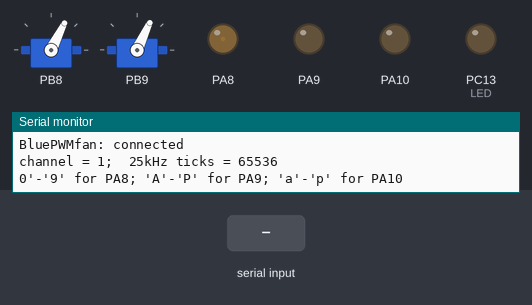
The sketch below on a simulated STM32 Blue Pill. Shown: 2 × servo, output pins drawn as LEDs (lit = HIGH), the last lines printed to the serial monitor. The test bench sets the inputs (shaded band).

Above: at 1.2 s.
1.3 s: "1" received over Serial
At 1.9 s:
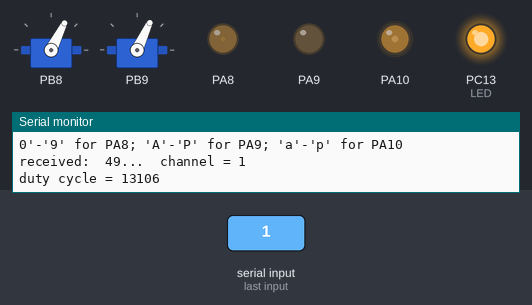
2.8 s: "0" received over Serial
At 3.1 s:
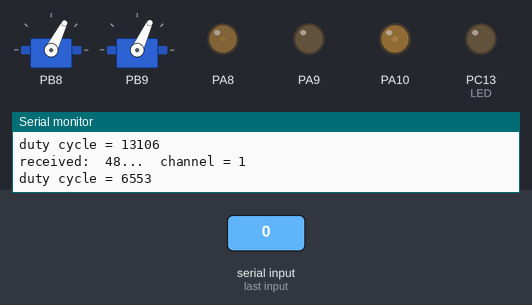
4.3 s: "2" received over Serial
At 5.4 s:
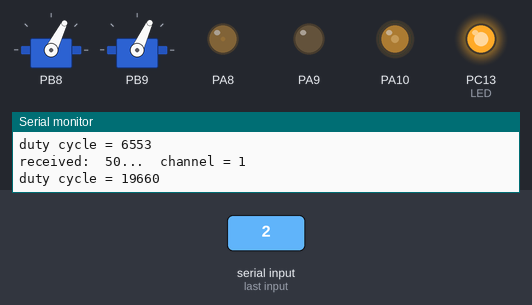
5.8 s: "2" received over Serial
At 6.6 s:
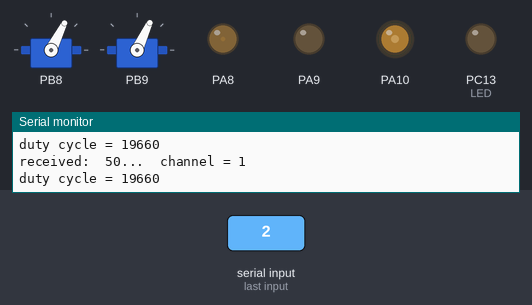
Timing chart, 0 to 8.3 s (numbered marks = the images above; inputs shaded):
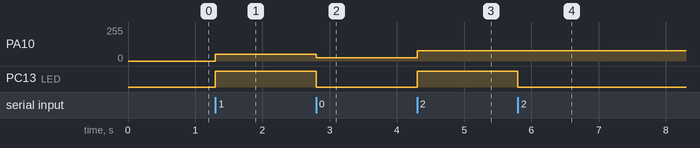

Measured:
- after the input at 1.3 s, PA10: 0/255 → 50/255 at once; PC13 (LED): LOW → HIGH at once
- after the input at 2.8 s, PA10: 50/255 → 25/255 at once; PC13 (LED): HIGH → LOW at once
- after the input at 4.3 s, PA10: 25/255 → 76/255 at once; PC13 (LED): LOW → HIGH at once
- after the input at 5.8 s, PC13 (LED): HIGH → LOW at once

The sketch:

BluePWMfan.ino
```cpp
#include <Servo.h>
// index fan[] based on 3 bits of ASCII values, with 4 lsb to set PWM duty cycle.
// https://blekenbleu.github.io/Arduino/SimHubPWMfans
// Arduino STMicroelectronics board library in /c/Users/bleke/AppData/Local/Arduino15/packages/
// specifically: hardware/stm32/2.0.0/cores/arduino/HardwareTimer.h and hardware/stm32/2.0.0/cores/arduino/stm32/pinmap.h

#define LED PC13			// Blue Pill green LED pin
Servo servo[4];				// Blue Pill has 7 5-Volt tolerant PWM pins; reserving 3 for fan PWM
byte offset[] = {63,65,0,0};	  // initial servo offsets:  unloaded arm angles
#if 0   // only for hobby servos
byte LUT[] = {0,8,12,16,20,24,28,32,36,40,45,51,57,64,74,84};  // tension steps
byte next = 0;				// delay clip LED turnoff if only one servo is 15
byte special = 0;			// commands in 4 lsb of 0x70
byte loading = 0;			// LUT loading index
char hex[] = "0123456789ABCDEF";
#endif

/* 4-wire fan;  keep duty cycle in the range of 1 to 99, avoiding 0 and 100
 ; PA8 is an Arduino macro fro digital pin;  needs conversion to an STM32 PinName (port and pin)
 ; https://github.com/stm32duino/wiki/wiki/HardwareTimer-library
 ; https://www.programmersought.com/article/42635087817/
 */
#define pin PA8
// for PA8-10, pinmap_peripheral() presumably returns TIM1
TIM_TypeDef *Instance = (TIM_TypeDef *)pinmap_peripheral(digitalPinToPinName(pin), PinMap_PWM);
HardwareTimer *MyTim = new HardwareTimer(Instance);
// extract channel number from STM32 PinName; should be 1-4 if including PA11 (in use by USB)
#define STPMAP(pin) STM_PIN_CHANNEL(pinmap_function(digitalPinToPinName(pin), PinMap_PWM))
uint32_t channel[] = {STPMAP(PA8), STPMAP(PA9), STPMAP(PA10)};

char hint[] = "0'-'9' for PA8; 'A'-'P' for PA9; 'a'-'p' for PA10";
char ch[] = "channel = ";
byte chn = 0;
uint32_t  ticks = 0;  // reduce overhead?
int hilo = LOW;

void setup() {			// setup() code runs once
  pinMode(LED, OUTPUT);		// initialize output digital pin connected to green LED
  digitalWrite(LED, hilo);	// turn on LED by pulling pin LOW
  servo[0].attach(PB8);		// Blue Pill 5V tolerant PWM pins
  servo[1].attach(PB9);
/*
  servo[2].attach(PB6);
  servo[3].attach(PB7);
 */
  for (int i = 0; i < 2; i++) {
    servo[i].write(offset[i]);	// initial servo positions
  }

/* channel, pin, frequency, duty cycle)  <- specifying both channel and pin seems redundant;
 * setPWM() seemingly accepts either pin number or name
 ; there are only a few alternate pin mappings for a timer's channels ..??
 ; https://www.stm32duino.com/viewtopic.php?t=550
 */
  MyTim->setPWM(channel[0], PA8, 25000, 1); // set 25kHz
  ticks = MyTim->getOverflow(TICK_FORMAT);  // how many ticks?
  // initialize the other PWM channels and pins
  MyTim->setMode(channel[1], TIMER_OUTPUT_COMPARE_PWM1, PA9);
  MyTim->setMode(channel[2], TIMER_OUTPUT_COMPARE_PWM1, PA10);
  // Initialize serial and wait for port to be opened:
  Serial.begin(115200);
  while (!Serial)
    delay(1);			// wait for native USB serial port to connect
  Serial.println("BluePWMfan: connected");
  Serial.print(ch);
  Serial.print(channel[chn]);
  Serial.print(";  25kHz ticks = ");
  Serial.println(ticks);
  Serial.println(hint);
}

// loop() is not REALLY a loop;
// it is just the designated user routine which Arduino main() calls often.
void loop() {
  if (0 < Serial.available()) {
    byte received = Serial.read();
    uint32_t dutycycle;

    if (10 == received) {
      return;
    }
    if (LOW == hilo)
      hilo = HIGH;
    else hilo = LOW;
    digitalWrite(LED, hilo);
    Serial.print("received:  ");
    Serial.print(received);
    Serial.print("...  ");
    if ('0' <= received && '9' >= received) {
      /* at least 3 possible fan behaviors at/below some minimum pwm (20%?)
       ; https://www.glkinst.com/cables/cable_pics/4_Wire_PWM_Spec.pdf
       ; assume minimum speed at 20% and off for less; want step 1/9 == 20% (ticks/5)
       ; step 0 = 1/5 - 1/9 = 4/45
       */
      dutycycle = map(received, '0', '9', (45*ticks)/450, ticks - 1);
      chn = 0;
    }
    else if ('A' <= received && 'P' >= received) {
      // step 1/15 == ticks/5; step 0 = 1/5 - 1/15 = 10/75
      dutycycle = map(received, 'A', 'P', (10*ticks)/75, ticks - 1);
      chn = 1;
    }
    else if ('a' <= received && 'p' >= received) {
      dutycycle = map(received, 'a', 'p', (10*ticks)/75, ticks - 1);
      chn = 2;
    }
    else {
      Serial.println(hint);
      return;
    }

    // my theory: since sharing the same timer, need only specify duty cycles for other channels
    Serial.print(ch);
    Serial.println(channel[chn]);
    // 4-wire fan
    // update duty cycle
    Serial.print("duty cycle = ");
    Serial.println(dutycycle);
    // TICK_COMPARE_FORMAT may be faster than PERCENT_COMPARE_FORMAT, as well as more precise...
    // https://www.stm32duino.com/viewtopic.php?t=566
    MyTim->setCaptureCompare(channel[chn], dutycycle, TICK_COMPARE_FORMAT);
  }
}
```
